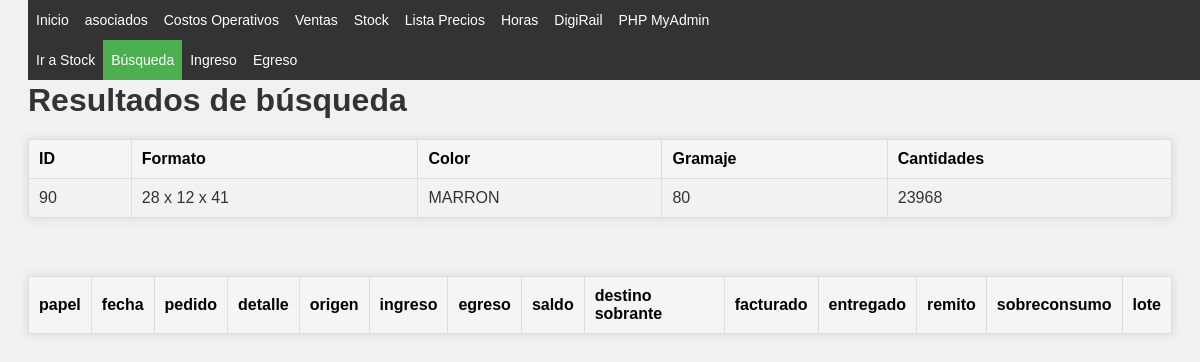
The page /Stock/busqueda.php?ID_formato=90 on the database its author committed.
### tables this page shows
CREATE TABLE `tabla_1` (
  `ID_formato` int(11) NOT NULL,
  `formato` varchar(14) NOT NULL,
  `color` varchar(11) NOT NULL,
  `gramaje` int(11) NOT NULL,
  `cantidades` int(11) NOT NULL,
  `manijas` bit(1) NOT NULL,
  `fechatiempo` timestamp NULL DEFAULT CURRENT_TIMESTAMP ON UPDATE CURRENT_TIMESTAMP
);

### Stock/busqueda.php (the view, shortened to what this page needs)
<?php
require "../includes/header.php";
require_once 'conn.php';
$ID_formato = intval($_GET['ID_formato']);
$query1 = "SELECT * FROM tabla_1 WHERE ID_formato = $ID_formato ";
$result1 = mysqli_query($conn, $query1);
?>
<!DOCTYPE html>
<html>
<head>
    <link rel="stylesheet" href="../CSS/style.css">
</head>
<body>
    <div class='topnav2'>
    <ul>
        <li class="<?php echo (basename($_SERVER['PHP_SELF']) == '../stock.php')       ? 'active' : ''; ?>">   <a href='../stock.php'                                             >Ir a Stock    </a></li>
        <li class="<?php echo (basename($_SERVER['PHP_SELF']) == 'busqueda.php')    ? 'active' : ''; ?>">   <a href='busqueda.php?ID_formato=   <?php echo $ID_formato;?>'  >Búsqueda       </a></li>
        <li class="<?php echo (basename($_SERVER['PHP_SELF']) == 'ingreso.php')     ? 'active' : ''; ?>">   <a href='ingreso.php?ID_formato=    <?php echo $ID_formato;?>'  >Ingreso        </a></li>
        <li class="<?php echo (basename($_SERVER['PHP_SELF']) == 'egreso.php')      ? 'active' : ''; ?>">   <a href='egreso.php?ID_formato=     <?php echo $ID_formato;?>'  >Egreso         </a></li>
    </ul>
</div>
    <h1>Resultados de búsqueda</h1>
    <table>
        <tr>
            <th>ID</th>
            <th>Formato</th>
            <th>Color</th>
            <th>Gramaje</th>
            <th>Cantidades</th>
        </tr>
        <?php while ($row = mysqli_fetch_assoc($result1)) { ?>
            <tr>
                <td><?php echo $row['ID_formato'];  ?></td>
                <td><?php echo $row['formato'];     ?></td>
                <td><?php echo $row['color'];       ?></td>
                <td><?php echo $row['gramaje'];     ?></td>
                <td><?php echo $row['cantidades'];  ?></td>
            </tr>
        <?php } ?>
    </table>
    <br>
    <table>
        <tr>
            <th>papel   </th>
            <th>fecha   </th>
            <th>pedido  </th>
            <th>detalle </th>
            <th>origen  </th>
            <th>ingreso </th>
            <th>egreso  </th>
            <th>saldo   </th>
            <th>destino	sobrante</th>
            <th>facturado</th>
            <th>entregado</th>
            <th>remito  </th>
            <th>sobreconsumo</th>
            <th>lote    </th>
        </tr>
    </table>
</body>
</html>

### CSS/index.css (style rules this page uses)
body { font-family: verdana; resize: none; }
h1, #cabecera p { margin: 0; padding: 0; }

### CSS/style.css (style rules this page uses)
body { font-family: Arial, sans-serif; background-color: #f4f4f4; color: #333; }
table { border-collapse: collapse; width: 80%; margin: 20px auto; background-color: #ffffff; box-shadow: 0 0 10px rgba(0,0,0,0.1); }
th, td { border: 1px solid #ddd; padding: 8px; text-align: left; }
th { background-color: #e9e9e9; color: #000; }
tr:nth-child(even) { background-color: #f2f2f2; }
body { font-family: Arial, sans-serif; background-color: #f1f1f1; padding: 20px; }
h1 { color: #333; }
table { width: 100%; border-collapse: collapse; margin-top: 20px; }
table th, table td { padding: 10px; text-align: left; border: 1px solid #ddd; }
table th { background-color: #f5f5f5; }
.topnav2 ul { list-style-type: none; margin: 0; padding: 0; overflow: hidden; background-color: #333; position: fixed; top: 0; width: 100%; margin-top: 40px; }
.topnav2 li { float: left; font-size: 16px; }
.topnav2 li a { display: block; color: white; text-align: center; padding: 12px 8px; text-decoration: none; }
.topnav2 .active { background-color: #4CAF50; }
@media screen and (max-width: 1275px) { .topnav2 li { font-size: 15px; } }
@media screen and (max-width: 1200px) { .topnav2 li { font-size: 14px; } }

### rows shown on the page
tabla_1: ID_formato "90", formato "28 x 12 x 41", color "MARRON", gramaje "80", cantidades "23968"
